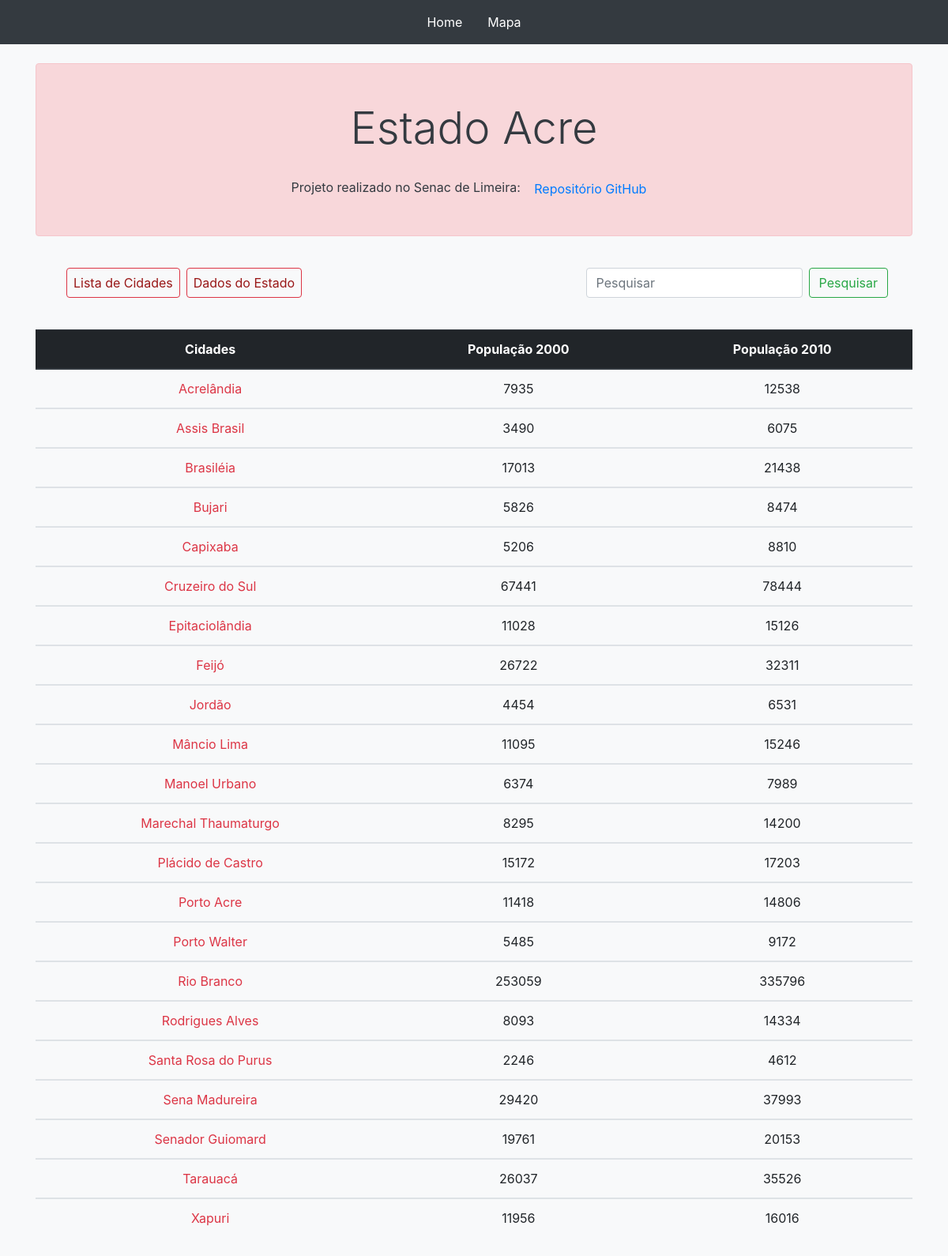
The page /estado.php?uf=AC on the database its author committed.
### tables this page shows
CREATE TABLE IF NOT EXISTS `estados` (
  `uf` varchar(5) NOT NULL,
  `estado` varchar(100) NOT NULL,
  `pop2000` int(11) NOT NULL,
  `homens` int(11) NOT NULL,
  `mulheres` int(11) NOT NULL,
  `urbana` int(11) NOT NULL,
  `rural` int(11) NOT NULL,
  `pop2010` int(11) NOT NULL,
  `cidades` int(11) NOT NULL,
  `capital` varchar(100) NOT NULL,
  `gentilico` varchar(100) NOT NULL,
  `area` varchar(100) NOT NULL,
  `codEstado` varchar(1000) DEFAULT NULL
);

CREATE TABLE IF NOT EXISTS `cidades` (
  `codigo` varchar(50) NOT NULL,
  `uf` varchar(50) NOT NULL,
  `cidade` varchar(200) NOT NULL,
  `pop2000` int(11) NOT NULL,
  `homens` int(11) NOT NULL,
  `mulheres` int(11) NOT NULL,
  `urbana` int(11) NOT NULL,
  `rural` int(11) NOT NULL,
  `pop2010` int(11) NOT NULL,
  PRIMARY KEY (`codigo`)
);

### estado.php (the view, shortened to what this page needs)
<?php
$conexao = con_mysql();
$uf = "";
$estado = "";
$tabela = "";
if(isset($_GET["uf"])){
    $uf = $_GET["uf"];
    $sql = "SELECT c.codigo,e.estado,c.cidade,c.pop2000,c.pop2010
    FROM cidades as c
    INNER JOIN estados as e
    on c.uf = e.uf
    WHERE e.uf=(:uf);";
    $resultado = $conexao->prepare($sql);
    $resultado ->bindParam(':uf', $uf, PDO::PARAM_STR);
    $resultado->execute();
    while($linha = $resultado->fetch(PDO::FETCH_ASSOC)){
        $codigo = $linha["codigo"];
        $estado = $linha["estado"];
        $cidade = $linha["cidade"];
        $pop2000 = $linha["pop2000"];
        $pop2010 = $linha["pop2010"];
        if(isset($_POST["pesquisar"])){
            $tabela = "";
        }else{
            $tabela.="
                <tbody>
                    <tr>
                    <td><a class='text-danger' href='cidade.php?codigo=$codigo'>$cidade</a></td>
                    <td>$pop2000</td>
                    <td>$pop2010</td>
                    </tr>
                </tbody>
            ";
        }
    }
}
?>
<!DOCTYPE html>
<html>
<head>
    <link rel="stylesheet" href="css/bootstrap.min.css">
    <link rel="stylesheet" href="css/style.css">
</head>
    <body>
        <?php include("navbar.php"); ?>
        <section class="servicos bg-light pt-4 pb-2 text-center">
            <div class="container">
                <div class="col-md-12">
                    <div class="row">
                        <div class="alert alert-danger text-dark mb-4 col-md-12 py-4" role="alert">
                            <h1 class='mt-4 mb-4 display-4'>Estado <?php echo $estado; ?></h1>
                            <p>
                                Projeto realizado no Senac de Limeira:
                                <button type="button" class="btn btn-link">
                                    <a href="https://github.com/TeuSoares/cidades_brasil">Repositório GitHub</a>
                                </button>
                            </p>
                        </div>
                        <div class="container">
                            <nav class="navbar navbar-expand-lg navbar-light bg-light mb-4">
                                <div class="collapse navbar-collapse" id="navbarTogglerDemo03">
                                    <ul class="navbar-nav mr-auto mt-2 mt-lg-0 d-sm-flex">
                                        <li class="nav-item active px-2 py-2">
                                            <button type="button" class="btn btn-outline-danger px-2"><a class="link-estado" href="estado.php?uf=<?php echo $uf; ?>">Lista de Cidades</a></button>
                                        </li>
                                        <li class="nav-item py-2">
                                            <button type="button" class="btn btn-outline-danger px-2"><a class="link-estado" href="dados-estado.php?uf=<?php echo $uf; ?>">Dados do Estado</a></button>
                                        </li>
                                    </ul>
                                    <form class="form-inline my-2 my-lg-0" method="POST">
                                        <input name="pesquisar" class="form-control mr-sm-2" type="search" placeholder="Pesquisar" aria-label="Pesquisar">
                                        <button class="btn btn-outline-success my-2 my-sm-0" type="submit">Pesquisar</button>
                                    </form>
                                </div>
                            </nav>
                        </div>
                        <table class='table'>
                            <thead class="thead-dark">
                                <tr>
                                <th scope='col'>Cidades</th>
                                <th scope='col'>População 2000</th>
                                <th scope='col'>População 2010</th>
                                </tr>
                            </thead>
                        <?php echo $tabela; ?>
                        </table>
                    </div>
                </div>
            </div>
        </section>
    </body>
</html>

### css/style.css (style rules this page uses)
* { padding: 0; margin: 0; }
.link-estado { color: rgb(153, 23, 23); }

### rows shown on the page
estados: estado "Acre"
cidades: cidade "Acrelândia", pop2000 "7935", pop2010 "12538"
cidades: cidade "Assis Brasil", pop2000 "3490", pop2010 "6075"
cidades: cidade "Brasiléia", pop2000 "17013", pop2010 "21438"
cidades: cidade "Bujari", pop2000 "5826", pop2010 "8474"
cidades: cidade "Capixaba", pop2000 "5206", pop2010 "8810"
cidades: cidade "Cruzeiro do Sul", pop2000 "67441", pop2010 "78444"
cidades: cidade "Epitaciolândia", pop2000 "11028", pop2010 "15126"
cidades: cidade "Feijó", pop2000 "26722", pop2010 "32311"
cidades: cidade "Jordão", pop2000 "4454", pop2010 "6531"
cidades: cidade "Mâncio Lima", pop2000 "11095", pop2010 "15246"
cidades: cidade "Manoel Urbano", pop2000 "6374", pop2010 "7989"
cidades: cidade "Marechal Thaumaturgo", pop2000 "8295", pop2010 "14200"
cidades: cidade "Plácido de Castro", pop2000 "15172", pop2010 "17203"
cidades: cidade "Porto Acre", pop2000 "11418", pop2010 "14806"
cidades: cidade "Porto Walter", pop2000 "5485", pop2010 "9172"
cidades: cidade "Rio Branco", pop2000 "253059", pop2010 "335796"
cidades: cidade "Rodrigues Alves", pop2000 "8093", pop2010 "14334"
cidades: cidade "Santa Rosa do Purus", pop2000 "2246", pop2010 "4612"
cidades: cidade "Sena Madureira", pop2000 "29420", pop2010 "37993"
cidades: cidade "Senador Guiomard", pop2000 "19761", pop2010 "20153"
cidades: cidade "Tarauacá", pop2000 "26037", pop2010 "35526"
cidades: cidade "Xapuri", pop2000 "11956", pop2010 "16016"
